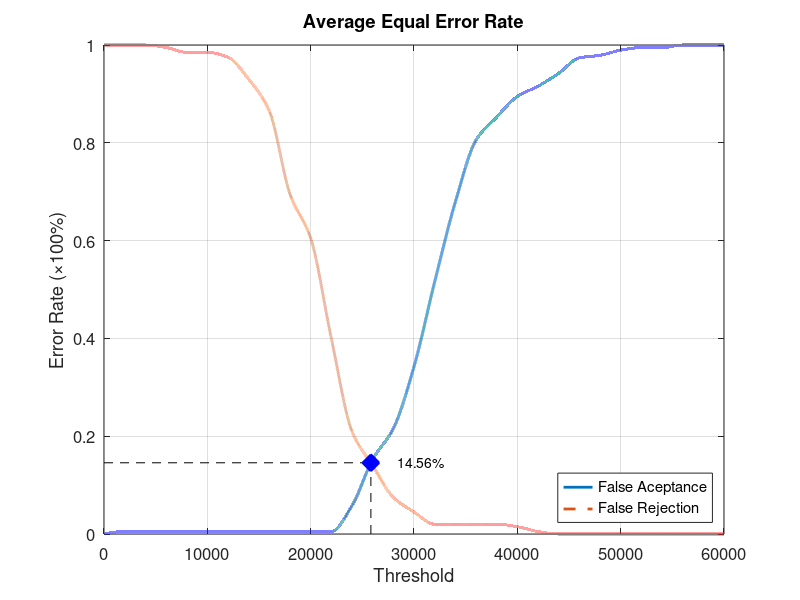
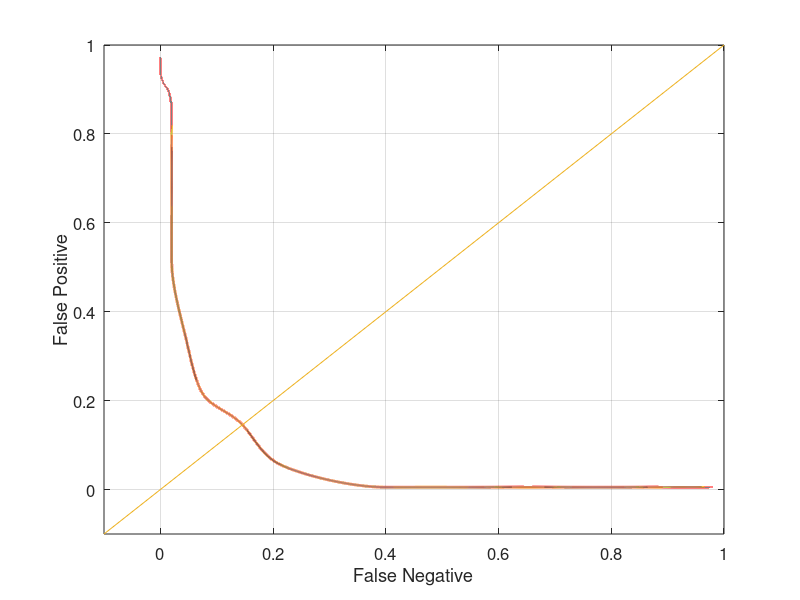

Here is the MATLAB script that generated these plots, in order:
function yEER = Database2_3
close all;
clear;
clc;
x = 0:2000:60000;
xq = 0:0.5:60000;

y0 = [0 0.00526316 0.00526316 0.00526316 0.00526316 0.00526316 0.00526316 0.00526316 0.00526316 0.00526316 0.00526316 0.00526316 0.0578947 0.152632 0.215789 0.342105 0.515789 0.678947 0.805263 0.852632 0.894737 0.915789 0.942105 0.973684 0.978947 0.989474 0.994737 0.994737 1 1 1];
yy0 = interp1(x, y0, xq, 'pchip');
y1 = [1 1 1 0.995 0.985 0.985 0.975 0.93 0.865 0.695 0.605 0.4 0.21 0.14 0.075 0.045 0.02 0.02 0.02 0.02 0.015 0.005 0 0 0 0 0 0 0 0 0];
yy1 = interp1(x, y1, xq, 'pchip');

% Calculating EER: 
y2 = abs(y0 - y1);
find(y2 == min(y2))
yy2 = abs(yy0 - yy1);
xEER = find(yy2 == min(yy2));
xEERIndex = xq(xEER) % X-axis EER
yEER = yy0(xEER) % Y-axis EER

main = figure
plot(xq, yy0,'-','LineWidth', 2);	hold on
plot(xq, yy1,'--','LineWidth', 2);	hold on
plot([xEERIndex xEERIndex], [0 yEER], 'k--');	hold on
plot([0 xEERIndex], [yEER yEER], 'k--');	hold on
plot(xEERIndex, yEER, 'bx', 'LineWidth', 10);	hold on
text(xEERIndex + 10 * xEERIndex / 100, yEER, [num2str(round((10000 * yEER)) / 100) '%'])
legend('False Aceptance', 'False Rejection', 'Location', 'SouthEast')
xlabel('Threshold')
ylabel('Error Rate (\times100%)')
title('Average Equal Error Rate')
set(gca, 'FontSize', 12)
axis([0 60000 0 1])
grid on

print(main, 'Database2_3Main', '-dpng');
FNRxFPR = figure('Color', [1 1 1]);
plot(yy1, yy0, '-', yy1, yy0, 'LineWidth', 2);
hold on
y = -0.1:0.1:1
plot(y, y); 
set(gca, 'FontSize', 12)
xlabel('False Negative')
ylabel('False Positive')
axis([-0.1 1 -0.1 1])
set(gca, 'FontSize', 12)
grid on

print(FNRxFPR, 'Database2_3FNRxFPR','-dpng');
end
